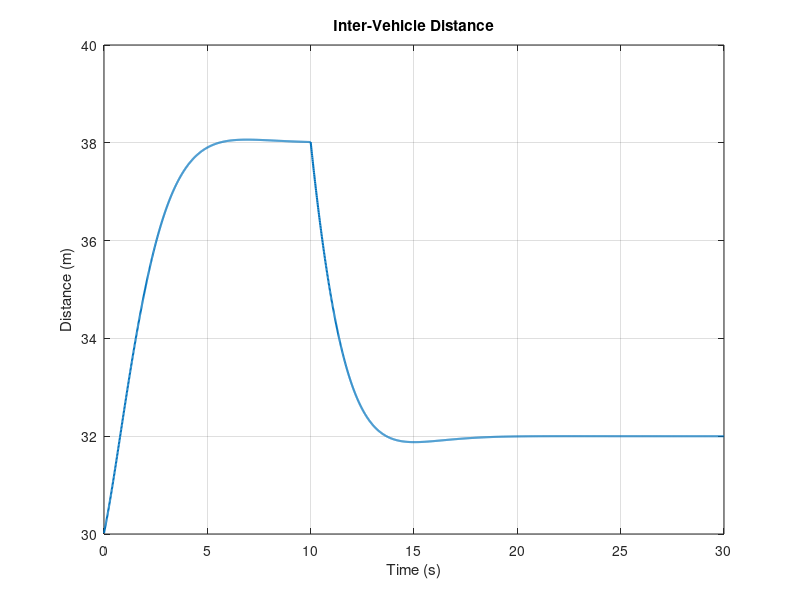
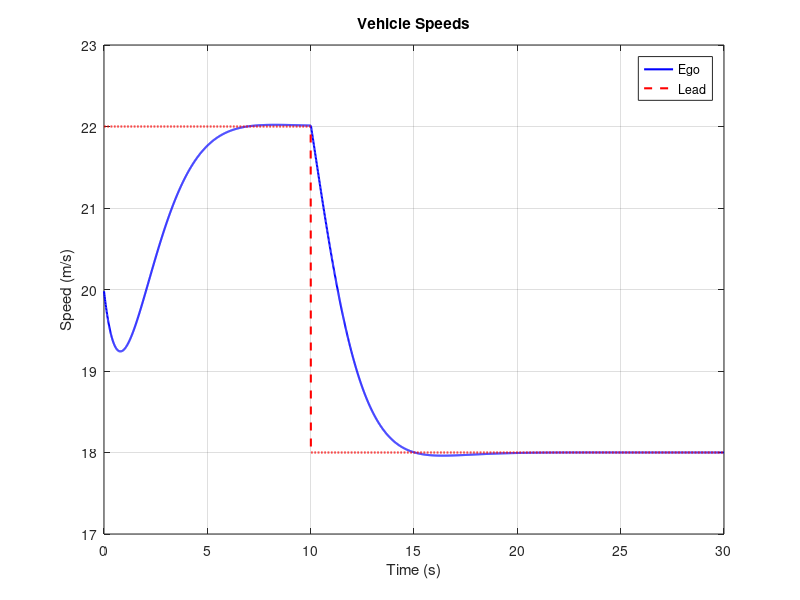
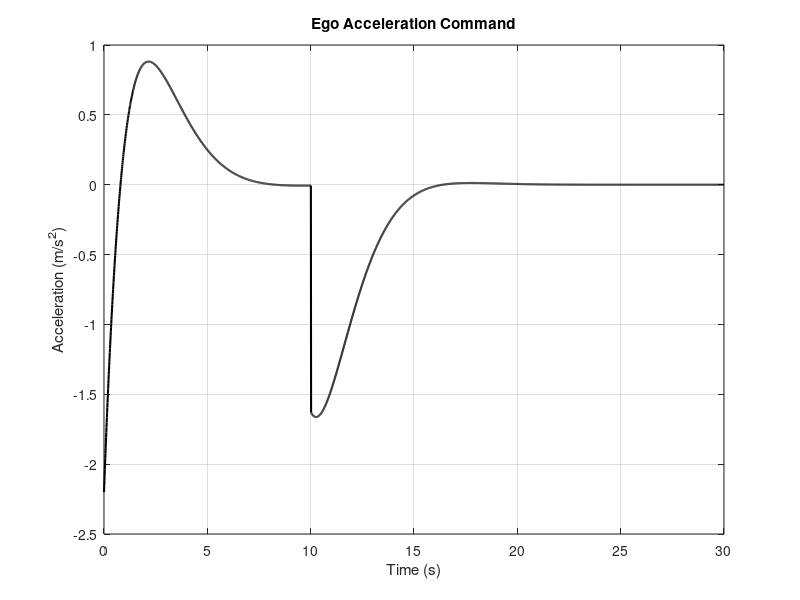

These charts were generated, in order, by the following MATLAB code:
%% Adaptive Cruise Control (ACC) Simulation
% Strict baseline implementation

clear; clc;

%% Simulation Parameters
dt = 0.01;          % Time step (s)
T  = 30;            % Total simulation time (s)
t  = 0:dt:T;

%% Vehicle Parameters
v0_ego   = 20;      % Initial ego speed (m/s)
v0_lead  = 22;      % Initial lead speed (m/s)
d0       = 30;      % Initial distance (m)

%% ACC Parameters
h  = 1.5;           % Time headway (s)
d_min = 5;          % Minimum gap (m)
Kp = 0.6;           % Proportional gain
Kd = 0.4;           % Derivative gain

%% Limits
a_max = 2;          % Max acceleration (m/s^2)
b_max = -3;         % Max braking (m/s^2)

%% Initialize States
v_ego  = v0_ego;
v_lead = v0_lead;
d      = d0;

%% Data Storage
Vego = zeros(size(t));
Vlead = zeros(size(t));
Dist = zeros(size(t));
Acc  = zeros(size(t));

%% Simulation Loop
for k = 1:length(t)

    % Desired spacing
    d_des = d_min + h * v_ego;
    
    % Spacing error
    e = d - d_des;
    
    % Relative speed
    dv = v_lead - v_ego;
    
    % ACC control law
    a_cmd = Kp*e + Kd*dv;
    
    % Apply acceleration limits
    a_cmd = min(max(a_cmd, b_max), a_max);
    
    % Update ego vehicle
    v_ego = v_ego + a_cmd*dt;
    v_ego = max(v_ego,0);
    
    % Lead vehicle behavior (lead slows down after 10s)
    if t(k) > 10
        v_lead = 18; % lead brakes slightly
    end
    
    % Update distance
    d = d + (v_lead - v_ego)*dt;
    
    % Store data
    Vego(k)  = v_ego;
    Vlead(k)= v_lead;
    Dist(k) = d;
    Acc(k)  = a_cmd;
end

%% Plots

figure;
plot(t,Dist,'LineWidth',1.5);
xlabel('Time (s)');
ylabel('Distance (m)');
title('Inter-Vehicle Distance');
grid on;

figure;
plot(t,Vego,'b','LineWidth',1.5); hold on;
plot(t,Vlead,'r--','LineWidth',1.5);
xlabel('Time (s)');
ylabel('Speed (m/s)');
legend('Ego','Lead');
title('Vehicle Speeds');
grid on;

figure;
plot(t,Acc,'k','LineWidth',1.5);
xlabel('Time (s)');
ylabel('Acceleration (m/s^2)');
title('Ego Acceleration Command');
grid on;
